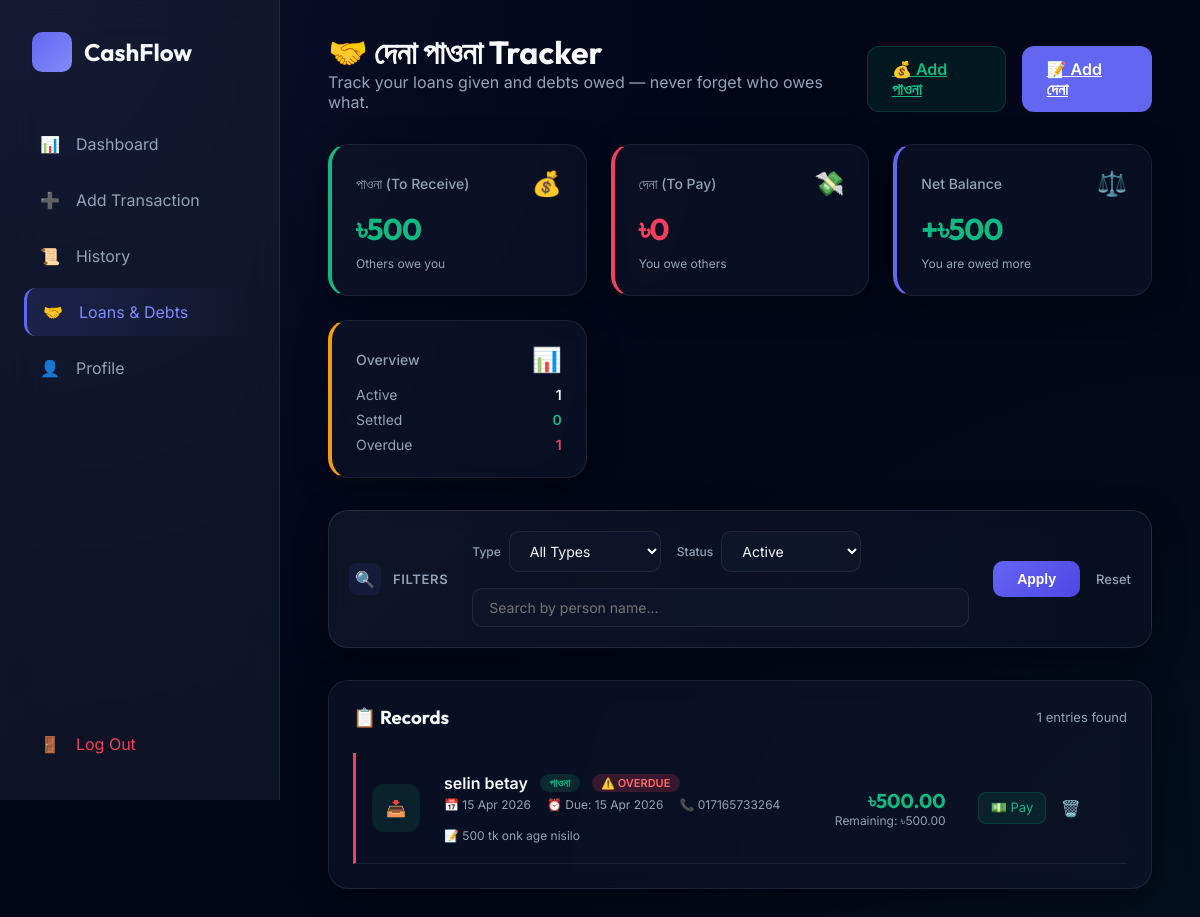
Page /loans/ (signed in) on the committed database.
### cash/models.py (models this page shows, shortened)
class Loan(models.Model):
    LOAN_TYPES = (
        ('PAONA', 'পাওনা (I Lent / Others Owe Me)'),
        ('DENA', 'দেনা (I Borrowed / I Owe Others)'),
    )
    STATUS_CHOICES = (
        ('ACTIVE', 'Active'),
        ('PARTIALLY_PAID', 'Partially Paid'),
        ('PAID', 'Paid / Settled'),
    )
    user = models.ForeignKey(User, on_delete=models.CASCADE, related_name='loans')
    person_name = models.CharField(max_length=150, help_text="Name of the person")
    phone = models.CharField(max_length=20, blank=True, null=True)
    amount = models.DecimalField(max_digits=12, decimal_places=2)
    paid_amount = models.DecimalField(max_digits=12, decimal_places=2, default=0.00)
    loan_type = models.CharField(max_length=10, choices=LOAN_TYPES)
    status = models.CharField(max_length=20, choices=STATUS_CHOICES, default='ACTIVE')
    description = models.TextField(blank=True, null=True)
    due_date = models.DateField(blank=True, null=True)
    created_at = models.DateTimeField(auto_now_add=True)
    updated_at = models.DateTimeField(auto_now=True)
    @property
    def remaining_amount(self):
        return self.amount - self.paid_amount
    @property
    def is_overdue(self):
        from datetime import date
        if self.due_date and self.status != 'PAID':
            return date.today() > self.due_date
        return False
    class Meta:
        ordering = ['-created_at']

### cash/views.py (the view)
# urls.py: path('loans/', views.loan_list, name='loan_list'),
@login_required
def loan_list(request):
    user = request.user
    loans = user.loans.all()
    filter_type = request.GET.get('type', 'ALL')
    filter_status = request.GET.get('status', 'ACTIVE')
    query = request.GET.get('q', '')
    if filter_type != 'ALL':
        loans = loans.filter(loan_type=filter_type)
    if filter_status != 'ALL':
        loans = loans.filter(status=filter_status)
    if query:
        loans = loans.filter(Q(person_name__icontains=query) | Q(description__icontains=query))
    active_loans = user.loans.exclude(status='PAID')
    total_paona = active_loans.filter(loan_type='PAONA').aggregate(
        total=Sum('amount'), paid=Sum('paid_amount')
    )
    total_dena = active_loans.filter(loan_type='DENA').aggregate(
        total=Sum('amount'), paid=Sum('paid_amount')
    )
    paona_total = total_paona['total'] or Decimal(0)
    paona_paid = total_paona['paid'] or Decimal(0)
    dena_total = total_dena['total'] or Decimal(0)
    dena_paid = total_dena['paid'] or Decimal(0)
    net_balance = (paona_total - paona_paid) - (dena_total - dena_paid)
    from datetime import date
    overdue_count = active_loans.filter(due_date__lt=date.today()).count()
    context = {
        'loans': loans,
        'filter_type': filter_type,
        'filter_status': filter_status,
        'query': query,
        'paona_remaining': paona_total - paona_paid,
        'dena_remaining': dena_total - dena_paid,
        'net_balance': net_balance,
        'overdue_count': overdue_count,
        'total_active': active_loans.count(),
        'total_settled': user.loans.filter(status='PAID').count(),
    }
    return render(request, 'cash/loans.html', context)

### cash/templates/cash/loans.html (shortened to what this page needs)
{% extends 'base.html' %}
{% block content %}
<div class="dashboard-header" style="margin-bottom: 2rem; display: flex; justify-content: space-between; align-items: flex-end;">
    <div>
        <h1>🤝 দেনা পাওনা Tracker</h1>
        <p style="color: var(--text-muted);">Track your loans given and debts owed — never forget who owes what.</p>
    </div>
    <div style="display: flex; gap: 1rem;">
        <a href="{% url 'add_loan' %}?type=PAONA" class="btn" style="background: rgba(16, 185, 129, 0.1); color: var(--accent); border: 1px solid rgba(16, 185, 129, 0.2);">
            💰 Add পাওনা
        </a>
        <a href="{% url 'add_loan' %}?type=DENA" class="btn btn-primary">
            📝 Add দেনা
        </a>
    </div>
</div>
<div class="stats-grid" style="display: grid; grid-template-columns: repeat(auto-fit, minmax(220px, 1fr)); gap: 1.5rem; margin-bottom: 2rem;">
    <div class="glass-card" style="border-left: 4px solid var(--accent);">
        <div class="stat-header">
            <span class="stat-title">পাওনা (To Receive)</span>
            <span style="font-size: 1.5rem;">💰</span>
        </div>
        <div class="stat-value" style="color: var(--accent);">৳{{ paona_remaining }}</div>
        <div style="font-size: 0.75rem; color: var(--text-muted); margin-top: 0.5rem;">Others owe you</div>
    </div>
    <div class="glass-card" style="border-left: 4px solid var(--danger);">
        <div class="stat-header">
            <span class="stat-title">দেনা (To Pay)</span>
            <span style="font-size: 1.5rem;">💸</span>
        </div>
        <div class="stat-value" style="color: var(--danger);">৳{{ dena_remaining }}</div>
        <div style="font-size: 0.75rem; color: var(--text-muted); margin-top: 0.5rem;">You owe others</div>
    </div>
    <div class="glass-card" style="border-left: 4px solid var(--primary);">
        <div class="stat-header">
            <span class="stat-title">Net Balance</span>
            <span style="font-size: 1.5rem;">⚖️</span>
        </div>
        <div class="stat-value" style="color: {% if net_balance >= 0 %}var(--accent){% else %}var(--danger){% endif %};">
            {% if net_balance >= 0 %}+{% endif %}৳{{ net_balance }}
        </div>
        <div style="font-size: 0.75rem; color: var(--text-muted); margin-top: 0.5rem;">
            {% if net_balance >= 0 %}You are owed more{% else %}You owe more{% endif %}
        </div>
    </div>
    <div class="glass-card" style="border-left: 4px solid #f59e0b;">
        <div class="stat-header">
            <span class="stat-title">Overview</span>
            <span style="font-size: 1.5rem;">📊</span>
        </div>
        <div style="display: flex; flex-direction: column; gap: 0.5rem; margin-top: 0.5rem;">
            <div style="display: flex; justify-content: space-between; font-size: 0.875rem;">
                <span style="color: var(--text-muted);">Active</span>
                <span style="font-weight: 600;">{{ total_active }}</span>
            </div>
            <div style="display: flex; justify-content: space-between; font-size: 0.875rem;">
                <span style="color: var(--text-muted);">Settled</span>
                <span style="font-weight: 600; color: var(--accent);">{{ total_settled }}</span>
            </div>
            <div style="display: flex; justify-content: space-between; font-size: 0.875rem;">
                <span style="color: var(--text-muted);">Overdue</span>
                <span style="font-weight: 600; color: {% if overdue_count > 0 %}var(--danger){% else %}var(--accent){% endif %};">{{ overdue_count }}</span>
            </div>
        </div>
    </div>
</div>
<div class="glass-card" style="margin-bottom: 2rem; padding: 1.25rem; border: 1px solid rgba(255,255,255,0.1); background: linear-gradient(90deg, rgba(30, 41, 59, 0.4), rgba(15, 23, 42, 0.4));">
    <form method="GET" style="display: flex; gap: 1.5rem; align-items: center; flex-wrap: wrap;">
        <div style="display: flex; align-items: center; gap: 0.75rem;">
            <div style="width: 32px; height: 32px; background: rgba(99, 102, 241, 0.1); border-radius: 8px; display: flex; align-items: center; justify-content: center; color: var(--primary-light);">
                🔍
            </div>
            <span style="font-size: 0.8125rem; color: var(--text-muted); font-weight: 600; text-transform: uppercase; letter-spacing: 0.05em;">Filters</span>
        </div>
        <div style="display: flex; align-items: center; gap: 1rem; flex: 1; min-width: 300px; flex-wrap: wrap;">
            <div style="display: flex; align-items: center; gap: 0.5rem;">
                <label style="margin-bottom: 0; font-size: 0.75rem; color: var(--text-muted); white-space: nowrap;">Type</label>
                <select name="type" style="margin-bottom: 0; padding: 0.625rem 1rem; background: rgba(15, 23, 42, 0.8); border: 1px solid var(--border); border-radius: 10px; color: var(--text-main); cursor: pointer;">
                    <option value="ALL" {% if filter_type == 'ALL' %}selected{% endif %}>All Types</option>
                </select>
            </div>
            <div style="display: flex; align-items: center; gap: 0.5rem;">
                <label style="margin-bottom: 0; font-size: 0.75rem; color: var(--text-muted); white-space: nowrap;">Status</label>
                <select name="status" style="margin-bottom: 0; padding: 0.625rem 1rem; background: rgba(15, 23, 42, 0.8); border: 1px solid var(--border); border-radius: 10px; color: var(--text-main); cursor: pointer;">
                    <option value="ACTIVE" {% if filter_status == 'ACTIVE' %}selected{% endif %}>Active</option>
                </select>
            </div>
            <div style="flex: 1; min-width: 200px;">
                <input type="text" name="q" value="{{ query }}" placeholder="Search by person name..." style="margin-bottom: 0; padding: 0.625rem 1rem; background: rgba(15, 23, 42, 0.8); border: 1px solid var(--border); border-radius: 10px;">
            </div>
        </div>
        <div style="display: flex; gap: 1rem; align-items: center;">
            <button type="submit" class="btn btn-primary" style="padding: 0.625rem 1.5rem; font-size: 0.875rem; border-radius: 10px; background: linear-gradient(135deg, var(--primary), var(--primary-dark)); border: none;">
                Apply
            </button>
            <a href="{% url 'loan_list' %}" style="font-size: 0.8125rem; color: var(--text-muted); text-decoration: none; font-weight: 500;">
                Reset
            </a>
        </div>
    </form>
</div>
<div class="glass-card">
    <div class="section-title">
        <h3>📋 Records</h3>
        <span style="font-size: 0.8125rem; color: var(--text-muted);">{{ loans|length }} entries found</span>
    </div>
    {% if loans %}
    <div class="transaction-list">
        {% for loan in loans %}
        <div class="transaction-row" style="grid-template-columns: auto 1fr auto auto auto; position: relative; {% if loan.is_overdue %}border-left: 3px solid var(--danger);{% endif %}">
            <div class="category-icon" style="background: {% if loan.loan_type == 'PAONA' %}rgba(16, 185, 129, 0.1){% else %}rgba(244, 63, 94, 0.1){% endif %};">
                {% if loan.loan_type == 'PAONA' %}📥{% else %}📤{% endif %}
            </div>
            <div style="flex: 1;">
                <div style="display: flex; align-items: center; gap: 0.75rem; margin-bottom: 0.25rem;">
                    <span style="font-weight: 600; font-size: 1rem;">{{ loan.person_name }}</span>
                    {% if loan.loan_type == 'PAONA' %}
                    <span style="font-size: 0.6875rem; background: rgba(16, 185, 129, 0.15); color: var(--accent); padding: 0.15rem 0.6rem; border-radius: 20px; font-weight: 600;">পাওনা</span>
                    {% else %}
                    <span style="font-size: 0.6875rem; background: rgba(244, 63, 94, 0.15); color: var(--danger); padding: 0.15rem 0.6rem; border-radius: 20px; font-weight: 600;">দেনা</span>
                    {% endif %}
                    {% if loan.is_overdue %}
                    <span style="font-size: 0.6875rem; background: rgba(244, 63, 94, 0.2); color: #ff6b6b; padding: 0.15rem 0.6rem; border-radius: 20px; font-weight: 600; animation: pulse 2s infinite;">⚠️ OVERDUE</span>
                    {% endif %}
                </div>
                <div style="font-size: 0.75rem; color: var(--text-muted); display: flex; gap: 1rem; flex-wrap: wrap;">
                    <span>📅 {{ loan.created_at|date:"d M Y" }}</span>
                    {% if loan.due_date %}<span>⏰ Due: {{ loan.due_date|date:"d M Y" }}</span>{% endif %}
                    {% if loan.phone %}<span>📞 {{ loan.phone }}</span>{% endif %}
                    {% if loan.description %}<span>📝 {{ loan.description|truncatewords:8 }}</span>{% endif %}
                </div>
            </div>
            <div style="text-align: right; min-width: 120px;">
                <div style="font-size: 1.25rem; font-weight: 700; font-family: 'Outfit'; color: {% if loan.loan_type == 'PAONA' %}var(--accent){% else %}var(--danger){% endif %};">
                    ৳{{ loan.amount }}
                </div>
                {% if loan.remaining_amount > 0 and loan.status != 'PAID' %}
                <div style="font-size: 0.75rem; color: var(--text-muted);">
                    Remaining: ৳{{ loan.remaining_amount }}
                </div>
                {% endif %}
            </div>
            <div style="display: flex; gap: 0.5rem; margin-left: 0.5rem;">
                {% if loan.status != 'PAID' %}
                <a href="{% url 'make_payment' loan.pk %}" style="text-decoration: none; font-size: 0.8125rem; background: rgba(16, 185, 129, 0.1); color: var(--accent); padding: 0.4rem 0.75rem; border-radius: 8px; border: 1px solid rgba(16, 185, 129, 0.2); transition: all 0.2s;" title="Record Payment"
                   onmouseover="this.style.background='rgba(16, 185, 129, 0.2)'" onmouseout="this.style.background='rgba(16, 185, 129, 0.1)'">
                    💵 Pay
                </a>
                {% endif %}
                <a href="{% url 'delete_loan' loan.pk %}" style="text-decoration: none; font-size: 1rem; padding: 0.4rem; border-radius: 8px; transition: all 0.2s;" title="Delete"
                   onmouseover="this.style.background='rgba(244,63,94,0.1)'" onmouseout="this.style.background='transparent'">
                    🗑️
                </a>
            </div>
        </div>
        {% endfor %}
    </div>
    {% endif %}
</div>
{% endblock %}

### cash/templates/base.html (shortened to what this page needs)
{% load static %}
<!DOCTYPE html>
<html lang="en">
<head>
    <link rel="stylesheet" href="{% static 'css/style.css' %}">
</head>
<body>
    {% if user.is_authenticated %}
    <div class="app-wrapper">
        <aside class="sidebar">
            <div class="logo">
                {% if user.profile.profile_pic %}
                    <img src="{{ user.profile.profile_pic.url }}" style="width: 40px; height: 40px; object-fit: cover; border-radius: 10px;">
                {% else %}
                    <div class="logo-icon"></div>
                {% endif %}
                <h2 class="logo-text">CashFlow</h2>
            </div>
            <ul class="nav-links">
                <li class="nav-item">
                    <a href="{% url 'dashboard' %}" class="nav-link {% if request.resolver_match.url_name == 'dashboard' %}active{% endif %}">
                        <span class="nav-icon">📊</span>
                        <span class="nav-text">Dashboard</span>
                    </a>
                </li>
                <li class="nav-item">
                    <a href="{% url 'add_transaction' %}" class="nav-link {% if request.resolver_match.url_name == 'add_transaction' %}active{% endif %}">
                        <span class="nav-icon">➕</span>
                        <span class="nav-text">Add Transaction</span>
                    </a>
                </li>
                <li class="nav-item">
                    <a href="{% url 'history' %}" class="nav-link {% if request.resolver_match.url_name == 'history' %}active{% endif %}">
                        <span class="nav-icon">📜</span>
                        <span class="nav-text">History</span>
                    </a>
                </li>
                <li class="nav-item">
                    <a href="{% url 'loan_list' %}" class="nav-link {% if request.resolver_match.url_name == 'loan_list' or request.resolver_match.url_name == 'add_loan' %}active{% endif %}">
                        <span class="nav-icon">🤝</span>
                        <span class="nav-text">Loans & Debts</span>
                    </a>
                </li>
                <li class="nav-item">
                    <a href="{% url 'profile' %}" class="nav-link {% if request.resolver_match.url_name == 'profile' %}active{% endif %}">
                        <span class="nav-icon">👤</span>
                        <span class="nav-text">Profile</span>
                    </a>
                </li>
            </ul>
            <div class="sidebar-footer">
                <a href="{% url 'logout' %}" class="nav-link" style="color: var(--danger);">
                    <span class="nav-icon">🚪</span>
                    <span class="nav-text">Log Out</span>
                </a>
            </div>
        </aside>
        <div class="main-content">
            {% block content %}{% endblock %}
        </div>
    </div>
    {% else %}
        <div class="auth-pages">
            {% block auth_content %}{% endblock %}
        </div>
    {% endif %}
</body>
</html>

### rows in the picture
Loan: person_name "selin betay", loan_type "পাওনা", status "⚠️ OVERDUE", created_at "15 Apr 2026", due_date "15 Apr 2026", phone "017165733264", description "500 tk onk age nisilo", amount "500.00", remaining_amount "500.00"

### other values in the picture
{{ paona_remaining }} "500"
{{ dena_remaining }} "0"
{{ net_balance }} "500"
{{ total_active }} "1"
{{ total_settled }} "0"
{{ overdue_count }} "1"
{{ loans|length }} "1"
